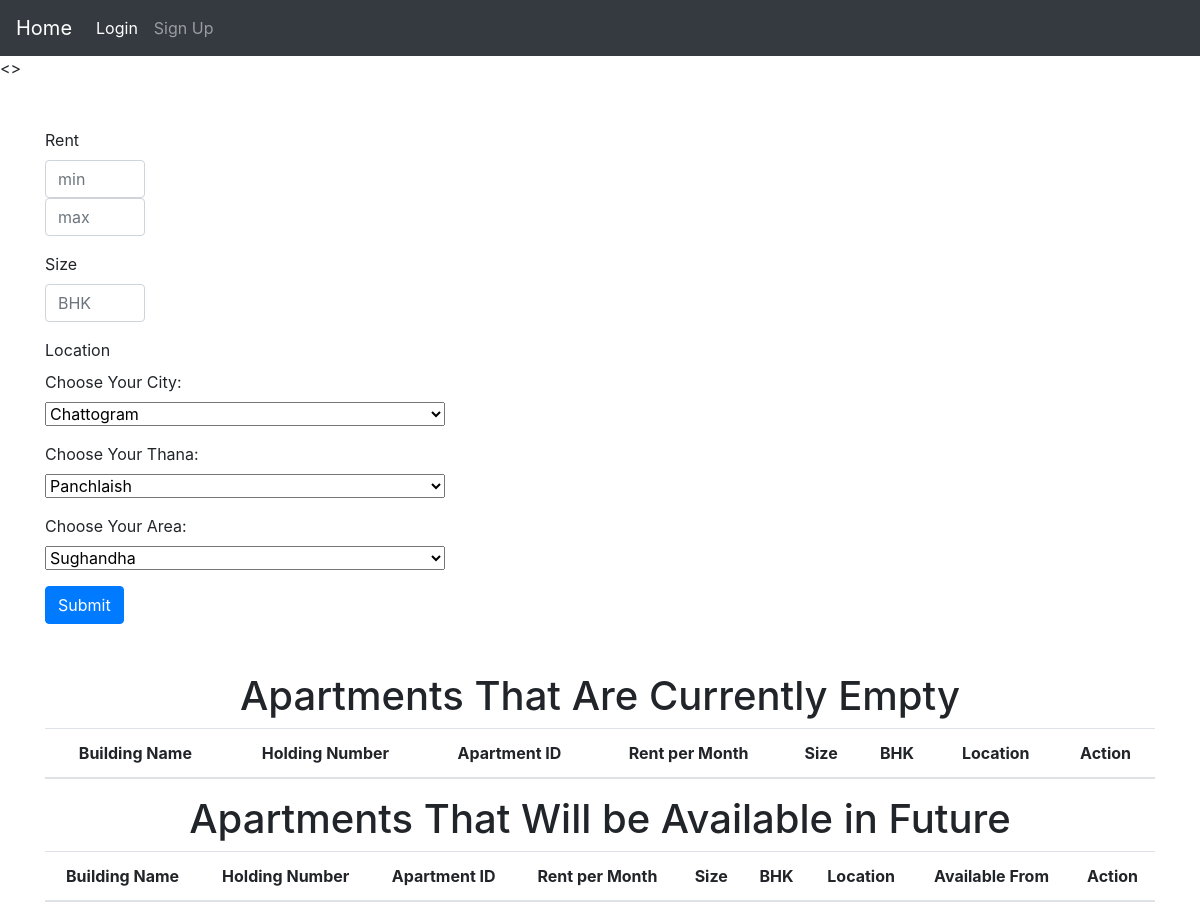
/Building/Apartments/index.php, run on an earlier commit of the app's database.
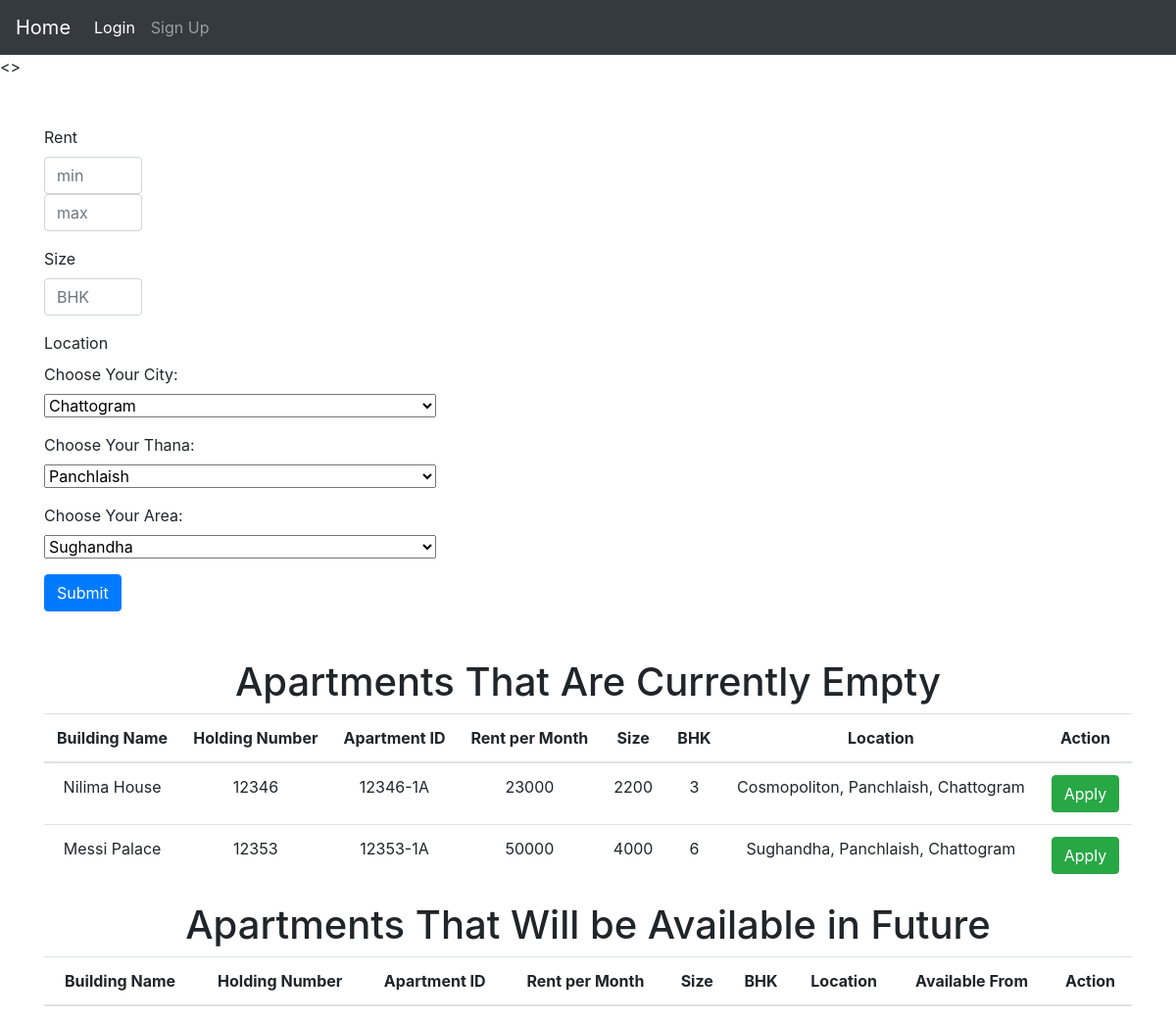
And on a later commit of the database.
### tables this page shows
CREATE TABLE `location` (
  `holdingNumber` bigint(20) NOT NULL,
  `street` varchar(100) NOT NULL,
  `city` varchar(100) NOT NULL,
  `area` varchar(100) NOT NULL,
  `thana` varchar(100) NOT NULL,
  `houseNo` int(100) NOT NULL
);

CREATE TABLE `building` (
  `holdingNumber` bigint(20) NOT NULL,
  `buildingName` varchar(200) NOT NULL,
  `image` varchar(150) NOT NULL
);

CREATE TABLE `apartment` (
  `ApartmentID` varchar(100) NOT NULL,
  `holdingNumber` bigint(20) NOT NULL,
  `rentpermonth` double NOT NULL,
  `size` double NOT NULL,
  `availability` tinyint(1) NOT NULL DEFAULT 1,
  `BHK` int(100) NOT NULL,
  `available_from` date DEFAULT NULL
);

### Building/Apartments/index.php (the view, shortened to what the changed rows need)
<?php
    include_once('../../connect.php');
    if (empty($min)) {
        $min = 0;
    }
    if (empty($max)) {
        $max = 1000000;
    }
    if (empty($size)) {
        $size = -1;
    }
    if (empty($city)) {
        $city = '-';
    }
    if (empty($area)) {
        $area = '-';
    }
    if (empty($thana)) {
        $thana = '-';
    }
    $sqlLO = "SELECT *
            from location l, apartment a, building b
            where l.holdingNumber = a.holdingNumber and l.holdingNumber = b.holdingNumber and
                    a.availability = 1 and
                    a.rentpermonth between $min and $max and
                    ($size = -1 or a.BHK = $size) and
                    ('$city' = '-'  or l.city = '$city') and
                    ('$area' = '-'  or l.area = '$area') and
                    ('$thana' = '-'  or l.thana = '$thana')";
    $requltLO = mysqli_query($con, $sqlLO);
?>
<!doctype html>
<html lang="en">
    <head>
        <link rel="stylesheet" href="https://cdn.jsdelivr.net/npm/bootstrap@4.0.0/dist/css/bootstrap.min.css">
    </head>
    <body>
        <div class="container my-2">
            <h1 style="text-align: center;"> Apartments That Are Currently Empty</h1>
            <table class="table" >
                <thead>
                    <tr>
                        <th scope="col" style="text-align: center;">Building Name</th>
                        <th scope="col" style="text-align: center;">Holding Number</th>
                        <th scope="col" style="text-align: center;">Apartment ID</th>
                        <th scope="col" style="text-align: center;">Rent per Month</th>
                        <th scope="col" style="text-align: center;">Size</th>
                        <th scope="col" style="text-align: center;">BHK</th>
                        <th scope="col" style="text-align: center;">Location</th>
                        <th scope="col" style="text-align: center;">Action</th>
                    </tr>
                </thead>
                <tbody>
                    <?php
                        while ($row = mysqli_fetch_assoc($requltLO)) {
                            $name = $row['buildingName'];
                            $hld = $row['holdingNumber'];
                            $aid = $row['ApartmentID'];
                            $rpm = $row['rentpermonth'];
                            $size = $row['size'];
                            $bhk = $row['BHK'];
                            $location = $row['area'] . ', ' . $row['thana'] . ', ' . $row['city'];
                            echo '<tr>
                                <td style="text-align: center;">'.$name.'</td>
                                <td style="text-align: center;">'.$hld.'</td>
                                <td style="text-align: center;">'.$aid.'</td>
                                <td style="text-align: center;">'.$rpm.'</td>
                                <td style="text-align: center;">'.$size.'</td>
                                <td style="text-align: center;">'.$bhk.'</td>
                                <td style="text-align: center;">'.$location.'</td>
                                <td style="text-align: center;"><a href="#"><button class="btn btn-success">Apply</button></a></td>
                            </tr>';
                        }
                    ?>
                </tbody>
            </table>
        </div>
        <div class="container my-2">
                <h1 style="text-align: center;"> Apartments That Will be Available in Future</h1>
                <table class="table">
                    <thead>
                        <tr>
                        <th scope="col" style="text-align: center;">Building Name</th>
                            <th scope="col" style="text-align: center;">Holding Number</th>
                            <th scope="col" style="text-align: center;">Apartment ID</th>
                            <th scope="col" style="text-align: center;">Rent per Month</th>
                            <th scope="col" style="text-align: center;">Size</th>
                            <th scope="col" style="text-align: center;">BHK</th>
                            <th scope="col" style="text-align: center;">Location</th>
                            <th scope="col" style="text-align: center;">Available From</th>
                            <th scope="col" style="text-align: center;">Action</th>
                        </tr>
                    </thead>
            </table>
        </div>
    </body>
</html>

What changed in the data, as far as the page shows it:
now on this page (row unchanged): location: holdingNumber.buildingName "Nilima House", holdingNumber.holdingNumber "12346", apartment.ApartmentID "12346-1A", apartment.rentpermonth "23000", apartment.size "2200", apartment.BHK "3", location "Cosmopoliton, Panchlaish, Chattogram"
added location: holdingNumber.buildingName "Messi Palace", holdingNumber.holdingNumber "12353", apartment.ApartmentID "12353-1A", apartment.rentpermonth "50000", apartment.size "4000", apartment.BHK "6", location "Sughandha, Panchlaish, Chattogram"
